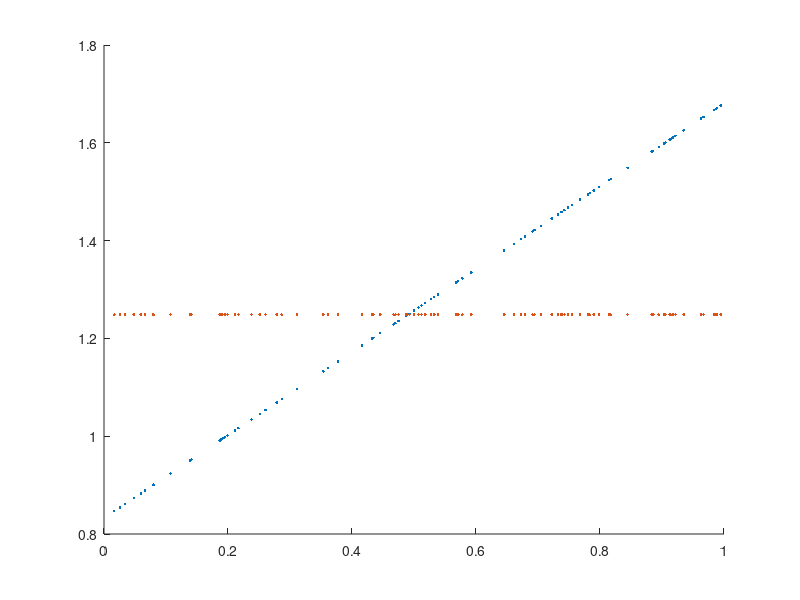

This figure's MATLAB source:
% Script implementing Support Vector Machines Explained, by Tristan Fletcher
% Case solved: linear regression - Solution via QP.

d = 1; % dimension of space
N = 100; % number of training points           

MaxIter_Data = 200; % Matlab default is 200

% Creating target function: targetFun
a1 = (2*rand()-1);
a2 = rand();
a3 = rand();

% Generating points
X_train = rand(N,d); % training points
Y_train = a1*X_train(:,1).^2+a2*X_train(:,1)+a3;

% Coefficients to solve the optimization problem:
C = 10;
epsilon = 0.01;
H = (X_train*X_train');
f = epsilon*ones(N,1)-Y_train;
Aeq = ones(N,1)';
beq = 0;
lb = repmat(-C,N,1);
ub = repmat(C,N,1);

% Optimization: THOR or DELL (Ryerson)
% options = optimoptions('quadprog');
% options = optimoptions(options,'Display', 'off');
% options = optimoptions(options,'Algorithm', 'interior-point-convex');
% options = optimoptions(options,'MaxIter', MaxIter_Data);
% [alpha,fval,exitflag,output,lambda] = quadprog(H,f,A,b,Aeq,beq,[],[],[],options);

% Optimization: TOSHIBA
options = optimset;
options = optimset(options,'Display', 'off');
options = optimset(options,'Algorithm', 'interior-point-convex');
%[alpha,fval,exitflag,output,lambda] = quadprog(H,f,[],[],Aeq,beq,lb,ub,[],options);
[alpha,fval,exitflag,output,lambda] = quadprog(H,f,[],[],Aeq,beq,lb,ub,[],options);

% Coefficients for the hypothesis:
%alpha_p = max(alpha,0);
%alpha_m = -min(alpha,0);
w = alpha'*X_train;
b1 = mean(Y_train - w*X_train);
Y_prime = w*X_train+b1;

S1 = find(abs(Y_prime-Y_train)<epsilon);
S2 = find(abs(alpha)>0.0001);
S3 = find(abs(alpha)<C);
S = intersect(S1,intersect(S2,S3));
n_S = length(S);
b2 = mean(Y_train(S) - w*X_train(S,:));


% Testing:
% Generating points
X_test = rand(N,d); % training points
Y_test = a1*X_test(:,1).^2+a2*X_test(:,1)+a3;
Y_guess1 = w*X_test+b1;
Y_guess2 = w*X_test+b2;

hold off
scatter(X_test,Y_test,'black','.');
hold on
scatter(X_test,Y_guess1,'red','.');
scatter(X_test,Y_guess2,'blue','.');

mean(abs(Y_test-Y_guess1))
mean(abs(Y_test-Y_guess2))
